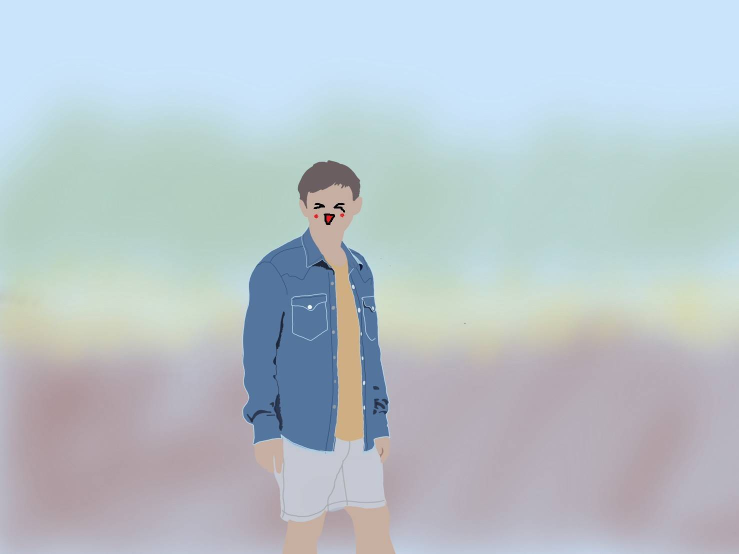
#> input picture 1117.jpg, 1478 x 1108 px (shown at 1/2 size)
$ python canny.py   (older library calls are emulated)
#> lines starting #> are read from the running program, lines starting #| are printed output that depends on the picture
import cv2
import numpy as np
from matplotlib import pyplot as plt
def nothing(x):
    pass

img = cv2.imread('./1117.jpg')
#> img is the input picture: shape (1108, 1478, 3); mean B, G, R 202.5, 196.3, 184.6
img = cv2.resize(img,(600,400))
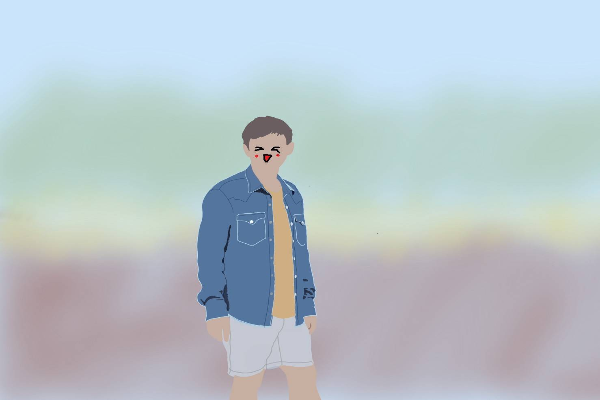
#> img: shape (400, 600, 3); mean B, G, R 202.5, 196.2, 184.6
img1 = cv2.GaussianBlur(img,(5,5),0)
gray = cv2.cvtColor(img1,cv2.COLOR_BGR2GRAY)
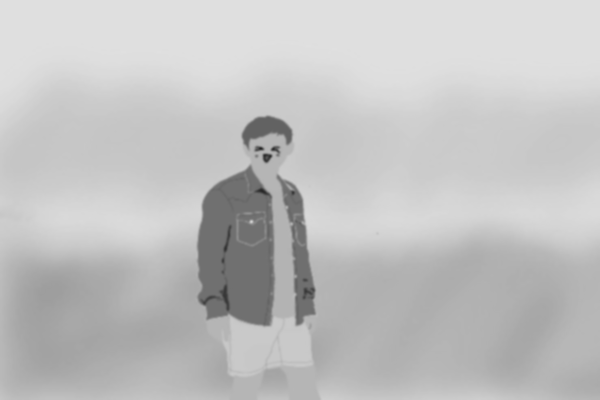
#> gray: shape (400, 600); min 37, max 224, mean 193.5
# [5 lines of commented-out code are left out]
cv2.namedWindow('image')
cv2.createTrackbar('min','image',0,255,nothing)
cv2.createTrackbar('max','image',0,255,nothing)
cv2.imshow('image',img)
while(True):
    min = cv2.getTrackbarPos('min','image')
    max = cv2.getTrackbarPos('max','image')
    edges = cv2.Canny(gray, min, max)
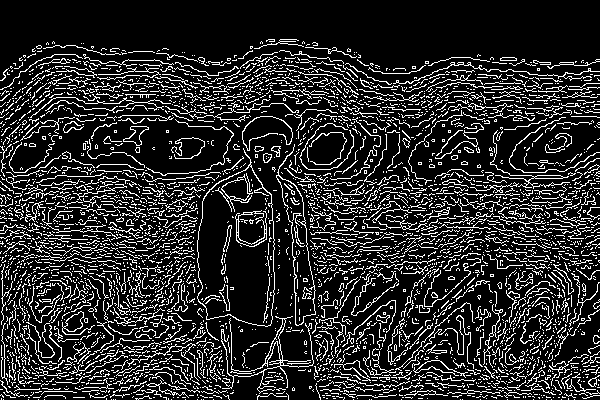
#> edges: shape (400, 600); 16.9% white in thin lines or dots
    dst = cv2.bitwise_and(img,img,mask=edges)
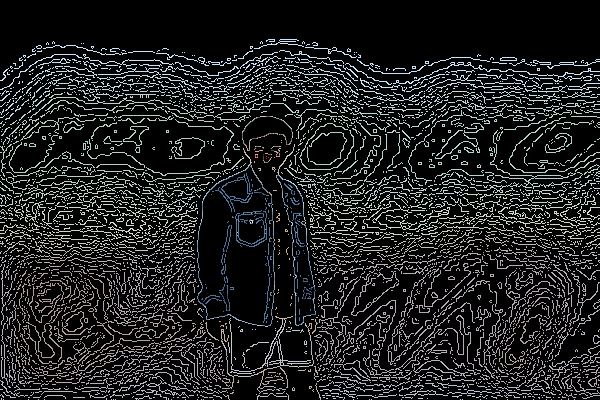
#> dst: shape (400, 600, 3); mean B, G, R 33.3, 32.7, 31.1
    cv2.imshow('canny',edges)
    cv2.imshow('dst', dst)
    if cv2.waitKey(1) == 27:
#> (key Esc is pressed here)
        break
cv2.destroyAllWindows()
